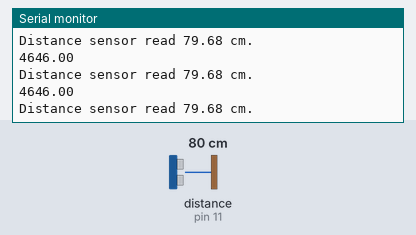
Recording of a sketch running on a simulated Arduino Uno, built with avr-gcc and run on an emulated ATmega328P. On the bench: the last lines printed to the serial monitor. Wiring (inferred from the names in the program): ultrasonic range finder: trigger pin 10; echo pin 11. Inputs (shaded band) come from the test bench; at power-on: distance to the obstacle (sensor on pin 11) 80 cm. The echo pulse lasts 58.3 µs per cm.

Above: at 1.3 s.
1.4 s: distance to the obstacle (sensor on pin 11) set to 35 cm
At 1.49 s:
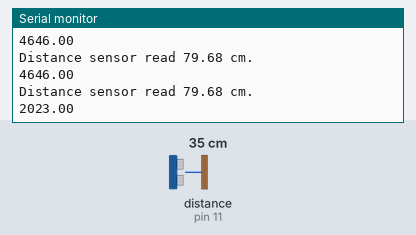
4.4 s: distance to the obstacle (sensor on pin 11) set to 18 cm
At 4.5 s:
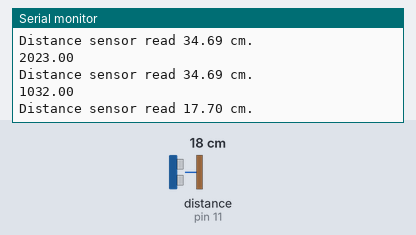
7.4 s: distance to the obstacle (sensor on pin 11) set to 250 cm
At 7.48 s:
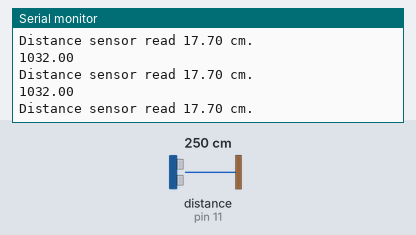
Timing chart, 0 to 10.4 s (numbered marks = the images above; inputs shaded):
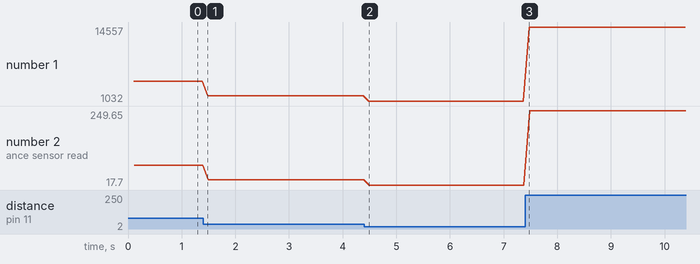

The sketch:

ultrasoundTest.ino
```cpp
const int TRIG = 10;
const int ECHO = 11;

void setup() {
  // put your setup code here, to run once:
  pinMode(TRIG, OUTPUT);
  pinMode(ECHO, INPUT);
  Serial.begin(9600);
  delay(100);
}

void loop() {
  // put your main code here, to run repeatedly:
  float distance = readDistanceSensor();
  Serial.print("Distance sensor read ");
  Serial.print(distance);
  Serial.println(" cm.");
  delay(100);
}

float readDistanceSensor() {
   digitalWrite(TRIG, LOW);
   delayMicroseconds(2);
   digitalWrite(TRIG, HIGH);
   delayMicroseconds(10);
   digitalWrite(TRIG, LOW);
   float duration = pulseIn(ECHO, HIGH);  // in microseconds
   Serial.println(duration);
   float distance = duration * 0.0343 / 2.0;  // in centimeters
   return distance;
}
```

Measured:
- after the input at 1.4 s, the serial monitor: prints a new line after 0.08 s (image 1)
- after the input at 4.4 s, the serial monitor: prints a new line after 0.09 s (image 2)
- plotted number 1: 4646 → 2023 after the input at 1.4 s, 2023 → 1032 after the input at 4.4 s, 1032 → 14557 after the input at 7.4 s
- plotted number 2: 79.68 → 34.69 after the input at 1.4 s, 34.69 → 17.7 after the input at 4.4 s, 17.7 → 249.65 after the input at 7.4 s
